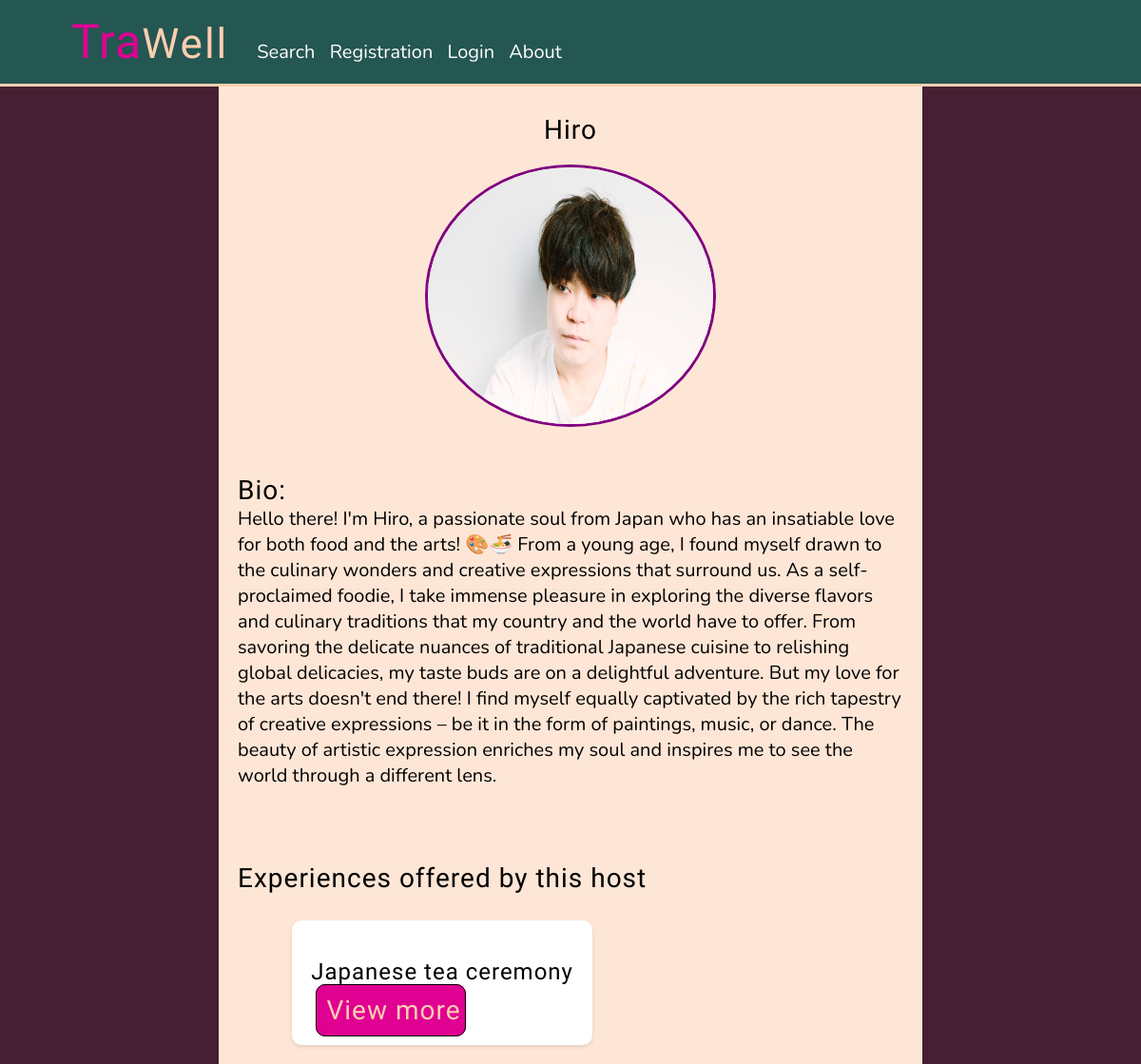
Page /search/experiences/search/results/details/11/host on the committed database.
### user_app/models.py (models this page shows, shortened)
class Experience(models.Model):
    host = models.ForeignKey(UserProfile, on_delete=models.CASCADE)
    title = models.CharField(max_length=100)
    description = models.TextField(max_length=1000,blank=False)
    start_date = models.DateField(default=timezone.now)
    end_date = models.DateField(default=timezone.now)
    price = models.DecimalField(max_digits=12, decimal_places=2)
    experience_tags = models.ManyToManyField(ExperienceTag, null=True, blank=True)
    region = models.ForeignKey(Region, on_delete=models.CASCADE,default=1)  # Provide a default value hereRegion, on_delete=models.CASCADE)
    experience_image = models.ImageField(upload_to='experience_pics',blank=True, null=True)

class UserProfile(models.Model):
    user = models.OneToOneField(settings.AUTH_USER_MODEL, related_name="user_profile",
                                on_delete=models.CASCADE,null=True)
    location=models.CharField(max_length=200, blank=True)
    user_profile_image= models.ImageField(upload_to='user_app/profile_pics',blank=True, null=True)
    user_bio=models.TextField(default="Insert bio")
    user_permissions = models.ManyToManyField(
        Permission,
        verbose_name='user permissions',
        blank=True,
        related_name='userprofile_set'  # Provide a unique related_name
    )
    groups = models.ManyToManyField(
        Group,
        verbose_name='groups',
        blank=True,
        related_name='userprofile_set'  # Provide a unique related_name
    )
    def __str__(self):
        return f'{self.user.username}'

### search_app/views.py (the view)
# urls.py: path('experiences/search/results/details/<int:experience_id>/host', host_profile, name='host_profile'),
def host_profile(request,experience_id):
    experience = get_object_or_404(Experience, id=experience_id)
    all_experiences = Experience.objects.all()
    context = {
        'experience': experience,
        'experience_id':experience_id,
        'all_experiences': all_experiences,
    }
    return render(request, 'search_app/host_profile.html', context)

### templates/search_app/host_profile.html (shortened to what this page needs)
<!DOCTYPE html>
{% load custom_filters %}
{% load static%}
<html>
<head>
    <link rel="stylesheet" href="{% static 'main_style.css' %}" />
    <link rel="stylesheet" href="{% static 'host_profile.css' %}" />
    <link
      rel="stylesheet"
      href="https://cdnjs.cloudflare.com/ajax/libs/font-awesome/6.1.2/css/all.min.css"
/>
</head>
<body>
  <div class="navbar-responsive">
    <div class="navbar">
      <div class="navbar-container-logo">
      <a href="{% url 'home_app'%}"><span class="logo">Tra<span class="well">Well</span> </span></a>
      </div>
      <div class="navbar-container-links">
        <a class="nav-link" href="{% url 'search_app:search_index' %}">Search</a>
        <a class="nav-link" href="{% url 'user_app:register' %}">Registration</a>
        <a class="nav-link" href="{% url 'user_app:login' %}">Login</a>
        <a class="nav-link" href="{% url 'home_app:about' %}">About</a>
      </div>
    </div>
  </div>
  <div class="profile-container">
        <div class="profile-name">{{experience.host}}</div>
        <div class="profile-image">
          {% if experience.host.user_profile_image.url != null %}
          <img class="profile-picture-file" src="{{experience.host.user_profile_image.url}}" alt="host pic">
          {% else%}
          <img class="profile-picture-file" src="https://pbs.twimg.com/profile_images/901947348699545601/hqRMHITj.jpg" alt="">
          {% endif %}
        </div>
      <div class="profile-biography"><span class="bio">Bio:</span> <br>
        {{experience.host.user_bio}}
      </div>
        <div class="exp-results">
          <p class="experience-offered-heading">Experiences offered by this host</p>
          {% for i in all_experiences %}
            {% if i.host == experience.host %}
                  <div class="exp">
                  <h2 class="exp_title">{{i.title }}</h2>
                   <a class="exp-button" href="{% url 'search_app:experience_details' experience_id=i.id %}">View more</a>
                  </div>
            {%endif%}
          {% endfor %}
        </div>
  </div>
</body>
</html>

### static/main_style.css (style rules this page uses)
html, body { height: 100%; margin: 0; padding: 0; overflow-x: hidden; }
body { font-family: "Nunito", sans-serif; font-size: 20px; background-color: #462032; background-size: cover; background-position: center; }
.navbar-responsive { z-index: 2; background-color: #245652; border-bottom: 3px solid #FDCEAF; width: 100%; position: fixed; top: 0; right: 0; left: 0; margin-bottom:auto; padding-left: 5%; }
.navbar { display: flex; flex-direction: row; justify-content:flex-start; align-items:end; flex-wrap: wrap; color: #fff; padding: 15px; }
.navbar-container-links { margin-top: 12px; margin-left: 10px; padding-bottom: 5px; }
.navbar a { color: #ffffff; text-decoration: none; margin-right: 10px; }
.logo { color: #e00092; font-family: "Londrina Solid"; letter-spacing: 1px; font-size: 50px; font-weight: normal; margin-right: 10px; }
.well { color: #FDCEAF; font-family: "Londrina Solid"; letter-spacing: 2px; font-size: 44px; font-weight: normal; }

### static/host_profile.css (style rules this page uses)
body { background-image: url(https://images.unsplash.com/photo-1500964757637-c85e8a162699?ixlib=rb-4.0.3&ixid=M3wxMjA3fDB8MHxwaG90by1wYWdlfHx8fGVufDB8fHx8fA%3D%3D&auto=format&fit=crop&w=1503&q=80); }
.profile-picture-file { width: 300px; height: 270px; border-radius: 50%; }
.profile-image { height: 270px; width: 300px; border: solid purple; border-radius: 50%; margin:auto }
.profile-container { display: flex; flex-wrap: wrap; flex-direction: column; align-items: flex-start; width:700px; margin:auto; padding-left:20px; padding-right:20px; background-color: #fee6d6 }
.profile-name { font-family: "Londrina Solid"; letter-spacing: 1px; font-size: 28px; font-weight: 400; margin:auto; margin-bottom: 20px; margin-top: 120px; }
.profile-biography { margin:auto; margin-bottom: 50px; margin-top:50px }
.bio { font-family: "Londrina Solid"; letter-spacing: 1px; font-size: 28px; font-weight: 400; }
.exp-results { flex-direction: column; align-items: center; display: flex; flex-wrap: wrap; height: fit-content; margin-bottom: 20px; }
.experience-offered-heading { font-family: "Londrina Solid"; letter-spacing: 1px; font-size: 28px; font-weight: 400; }
.exp { flex: 0 0 calc(33.33% - 40px); margin: 0px; padding: 20px; border-radius: 5px; background-color: #fff; box-shadow: 0 2px 4px rgba(0, 0, 0, 0.1); display: block; border-radius: 10px; }
.exp_title { font-family: "Londrina Solid"; letter-spacing: 1px; font-size: 24px; font-weight: 400; margin-bottom: 10px; }
.exp-button { background-color: #e00092; font-family: "Londrina Solid"; letter-spacing: 1px; font-size: 28px; font-weight: 400; color: #FDCEAF; text-decoration: none; border-radius: 10px; padding:10px; padding-right: 5px; border:solid black 1px; margin-top: 10px; margin-left: 0px; }

### rows in the picture
Experience: host "Hiro", host.user_profile_image (picture), host.user_bio "Hello there! I'm Hiro, a passionate soul from Japan who has an insatiable love for both food and the arts! 🎨🍜 From a young age, I found myself drawn to the culinary wonders and creative expressions that surround us. As a self-proclaimed foodie, I take immense pleasure in exploring the diverse flavors and culinary traditions that my country and the world have to offer. From savoring the delicate nuances of traditional Japanese cuisine to relishing global delicacies, my taste buds are on a delightful adventure. But my love for the arts doesn't end there! I find myself equally captivated by the rich tapestry of creative expressions – be it in the form of paintings, music, or dance. The beauty…", title "Japanese tea ceremony"
